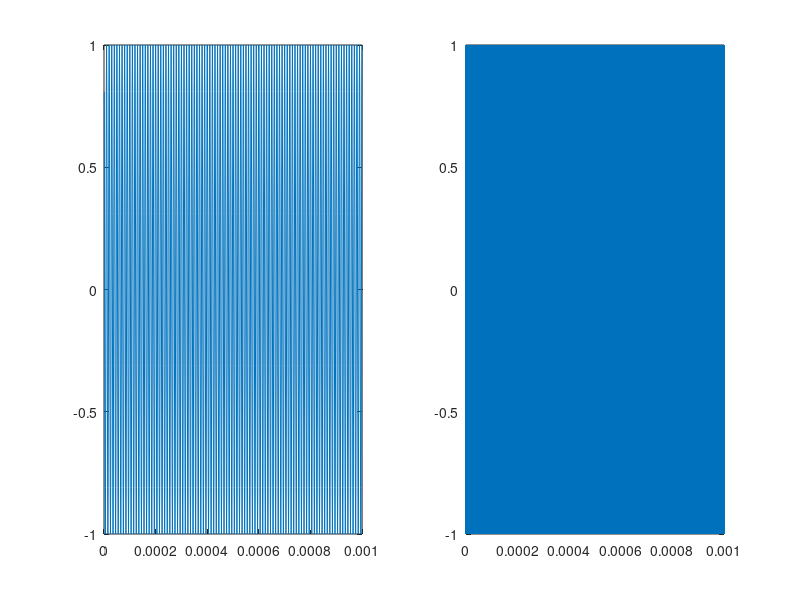

MATLAB code to generate this figure:
f1 = 100e3;
fs1 = 1e6;      Ts1 = 1/fs1;
fc = 100e6;
fs2 = 8e9;      Ts2 = 1/fs2;
frat = fs2/fs1;

t = 1e-3;          % Sampling seconds
N1 = fs1*t;
N2 = fs2*t;

n1 = 1:N1;
n2 = 1:N2;

x1 = cos(2*pi*f1*n1/fs1);
t1 = Ts1:Ts1:t;


carrier = cos(2*pi*fc*n2/fs2);
tcarr = Ts2:Ts2:t;

figure;
subplot(1, 2, 1)
plot(t1, x1);

subplot(1, 2, 2)
plot(tcarr, carrier);